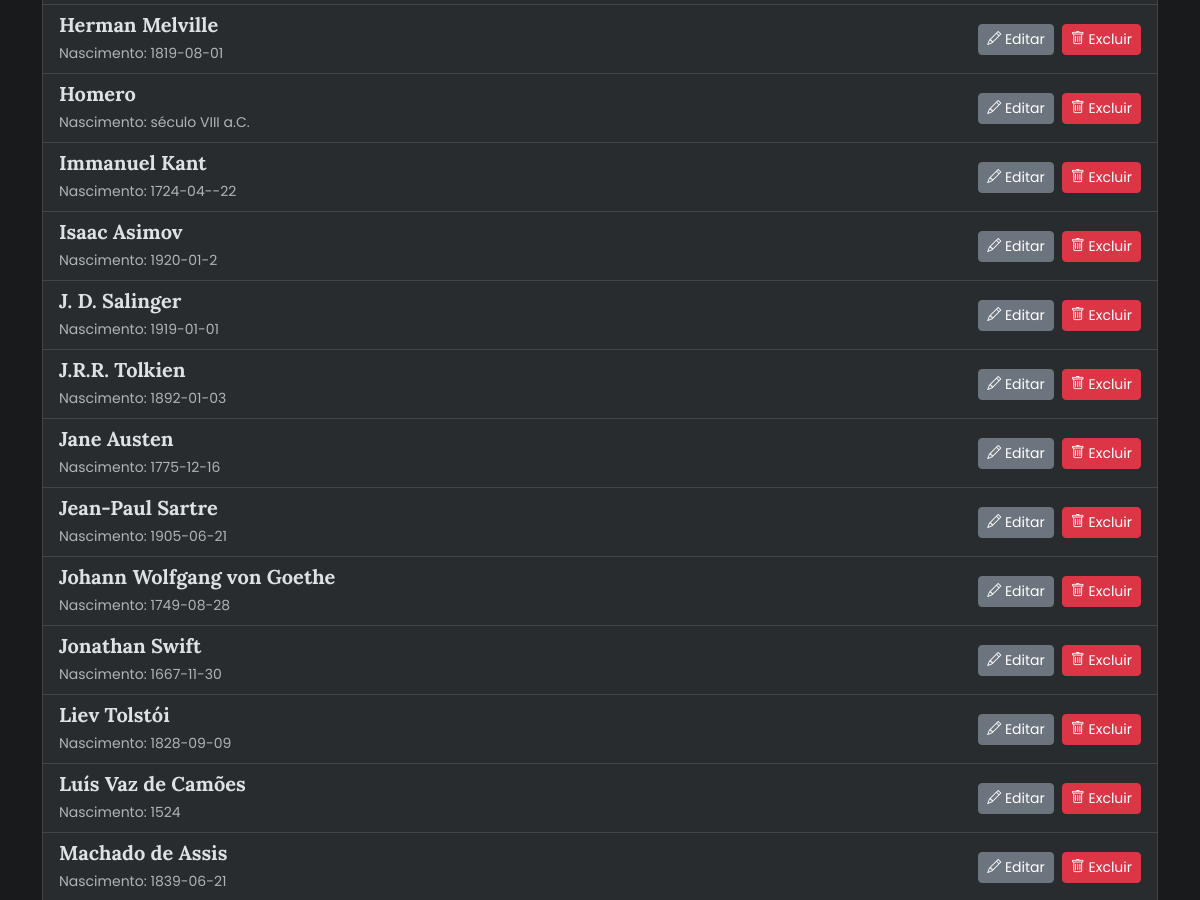
Page /authors (middle part) on the earlier database version.
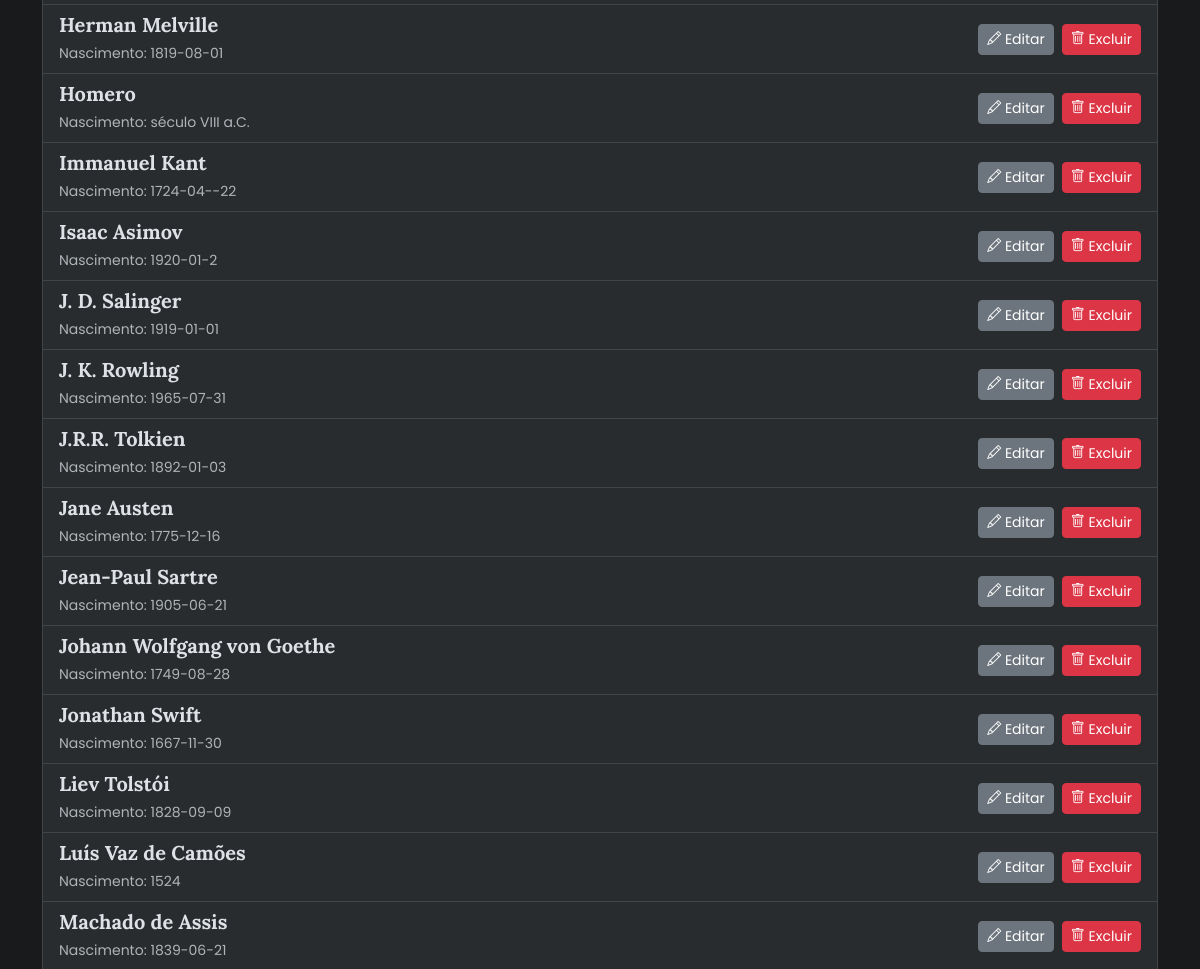
Same page on the later database version.
### tables this page shows
CREATE TABLE authors (
  id INTEGER PRIMARY KEY AUTOINCREMENT,
  name TEXT NOT NULL,
  birth_date TEXT,
  biography TEXT
);

### app/routes.py (the view)
@bp.route('/authors')
def list_authors():
    authors = author_service.get_all_authors()
    return render_template('authors/list_authors.html', authors=authors)

### app/database.py (called while the page is built)
def get_db():
    if 'db' not in g:
        g.db = sqlite3.connect(
            current_app.config['DATABASE'],
            detect_types=sqlite3.PARSE_DECLTYPES
        )
        g.db.row_factory = sqlite3.Row
        g.db.create_function("unaccent", 1, unaccent_function)
    return g.db

### app/repositories.py (called while the page is built)
    def find_all(self):
        return get_db().execute('SELECT * FROM authors ORDER BY name').fetchall()

### app/routes.py (called while the page is built)
@bp.before_app_request
def load_logged_in_user():
    user_id = session.get('user_id')
    if user_id is None:
        g.user = None
        g.friend_requests = []
    else:
        g.user = user_service.repo.find_by_id(user_id)
        if g.user:
            g.friend_requests = user_service.get_friend_requests(g.user['id'])
        else:
            g.friend_requests = []

### app/services.py (called while the page is built)
    def get_all_authors(self):
        return self.repo.find_all()

### app/templates/authors/list_authors.html (shortened to what this page needs)
{% extends 'base.html' %} {% block title %}Autores Cadastrados{% endblock %} {%
block content %}
<div class="list-group">
    {% for author in authors %}
    <div
        class="list-group-item list-group-item-action d-flex justify-content-between align-items-center"
    >
        <div>
            <h5 class="mb-1">{{ author.name }}</h5>
            <small class="text-muted"
                >Nascimento: {{ author.birth_date or 'Não informado' }}</small
            >
        </div>
        <div class="d-flex gap-2">
            <a
                href="{{ url_for('main.edit_author', author_id=author.id) }}"
                class="btn btn-sm btn-secondary"
                ><i class="bi bi-pencil"></i> Editar</a
            >
            <form
                action="{{ url_for('main.delete_author', author_id=author.id) }}"
                method="POST"
                onsubmit="return confirm('Tem certeza que deseja excluir este autor?');"
            >
                <button type="submit" class="btn btn-sm btn-danger">
                    <i class="bi bi-trash"></i> Excluir
                </button>
            </form>
        </div>
    </div>
    {% else %}
    <p class="text-center">Nenhum autor cadastrado.</p>
    {% endfor %}
</div>
{% endblock %}

### app/templates/base.html (shortened to what this page needs)
<!doctype html>
<html lang="pt-BR" data-bs-theme="dark">
<head>
    <link href="https://cdn.jsdelivr.net/npm/bootstrap@5.3.3/dist/css/bootstrap.min.css" rel="stylesheet">
    <link rel="stylesheet" href="https://cdn.jsdelivr.net/npm/bootstrap-icons@1.11.3/font/bootstrap-icons.min.css">
    <link href="https://unpkg.com/aos@2.3.1/dist/aos.css" rel="stylesheet">
    <link rel="stylesheet" href="{{ url_for('static', filename='css/style.css') }}">
</head>
<body>
    <main class="container my-5">
        {% block content %}{% endblock %}
    </main>
</body>
</html>

### app/static/css/style.css (style rules this page uses)
:root { --color-background: #181a1b; --color-surface: #282c2e; --color-primary: #ffc107; --color-primary-hover: #ffd54f; --color-text: #e8e6e3; --color-text-secondary: #a8a6a3; --font-primary: 'Poppins', sans-serif; --font-secondary: 'Lora', serif; --border-radius: 8px; --shadow: 0 4px 20px rgba(0, 0, 0, 0.5); }
body { background-color: var(--color-background); color: var(--color-text); font-family: var(--font-primary); }
h1, h2, h3, h4, h5, h6 { font-family: var(--font-secondary); font-weight: 700; }
a { color: var(--color-primary); text-decoration: none; transition: color 0.2s ease; }
.list-group-item { background-color: var(--color-surface); border-color: #444; }

Differences in the rows shown:
added authors: name "J. K. Rowling", birth_date "1965-07-31"
